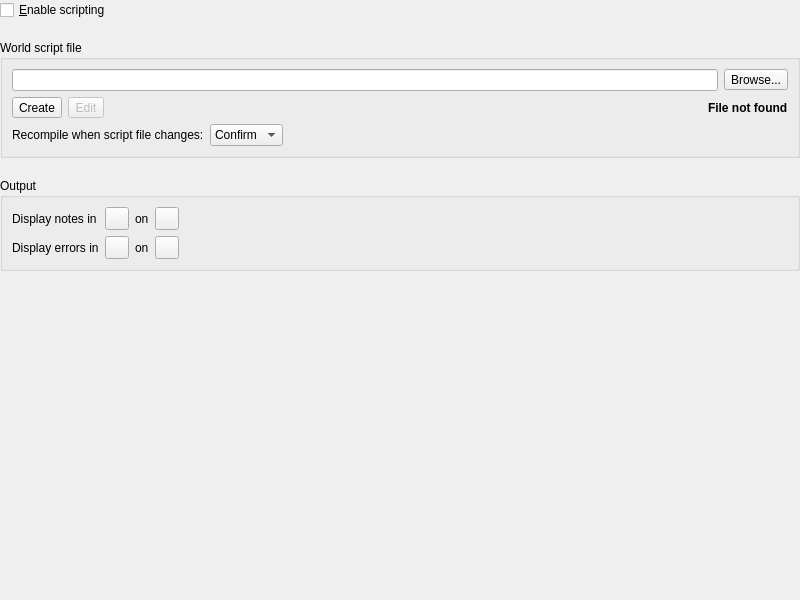
<?xml version="1.0" encoding="UTF-8"?>
<ui version="4.0">
 <class>PrefsScripts</class>
 <widget class="QWidget" name="PrefsScripts">
  <property name="geometry">
   <rect>
    <x>0</x>
    <y>0</y>
    <width>800</width>
    <height>600</height>
   </rect>
  </property>
  <property name="windowTitle">
   <string>Scripts</string>
  </property>
  <layout class="QVBoxLayout" name="verticalLayout">
   <property name="spacing">
    <number>20</number>
   </property>
   <property name="leftMargin">
    <number>0</number>
   </property>
   <property name="topMargin">
    <number>0</number>
   </property>
   <property name="rightMargin">
    <number>0</number>
   </property>
   <property name="bottomMargin">
    <number>0</number>
   </property>
   <item>
    <widget class="QCheckBox" name="EnableScripts">
     <property name="text">
      <string>&amp;Enable scripting</string>
     </property>
    </widget>
   </item>
   <item>
    <widget class="QGroupBox" name="_world_script">
     <property name="sizePolicy">
      <sizepolicy hsizetype="Expanding" vsizetype="Preferred">
       <horstretch>0</horstretch>
       <verstretch>0</verstretch>
      </sizepolicy>
     </property>
     <property name="title">
      <string>World script file</string>
     </property>
     <layout class="QVBoxLayout" name="verticalLayout_2">
      <item>
       <layout class="QHBoxLayout" name="horizontalLayout">
        <item>
         <widget class="QLineEdit" name="WorldScript">
          <property name="clearButtonEnabled">
           <bool>true</bool>
          </property>
         </widget>
        </item>
        <item>
         <widget class="QToolButton" name="WorldScript_browse">
          <property name="text">
           <string>Browse...</string>
          </property>
          <property name="icon">
           <iconset theme="document-open"/>
          </property>
         </widget>
        </item>
       </layout>
      </item>
      <item>
       <layout class="QHBoxLayout" name="horizontalLayout_2">
        <item>
         <widget class="QToolButton" name="WorldScript_create">
          <property name="text">
           <string>Create</string>
          </property>
          <property name="icon">
           <iconset theme="QIcon::ThemeIcon::DocumentNew"/>
          </property>
          <property name="toolButtonStyle">
           <enum>Qt::ToolButtonStyle::ToolButtonTextBesideIcon</enum>
          </property>
         </widget>
        </item>
        <item>
         <widget class="QToolButton" name="WorldScript_edit">
          <property name="enabled">
           <bool>false</bool>
          </property>
          <property name="text">
           <string>Edit</string>
          </property>
          <property name="icon">
           <iconset theme="QIcon::ThemeIcon::MailMessageNew"/>
          </property>
          <property name="toolButtonStyle">
           <enum>Qt::ToolButtonStyle::ToolButtonTextBesideIcon</enum>
          </property>
         </widget>
        </item>
        <item>
         <spacer name="horizontalSpacer">
          <property name="orientation">
           <enum>Qt::Orientation::Horizontal</enum>
          </property>
          <property name="sizeHint" stdset="0">
           <size>
            <width>40</width>
            <height>20</height>
           </size>
          </property>
         </spacer>
        </item>
        <item>
         <widget class="QLabel" name="fileNotFound">
          <property name="font">
           <font>
            <bold>true</bold>
           </font>
          </property>
          <property name="visible">
           <bool>false</bool>
          </property>
          <property name="text">
           <string>File not found</string>
          </property>
         </widget>
        </item>
       </layout>
      </item>
      <item>
       <layout class="QHBoxLayout" name="horizontalLayout_3">
        <item>
         <widget class="QLabel" name="ScriptReloadOption_label">
          <property name="text">
           <string>Recompile when script file changes:</string>
          </property>
          <property name="buddy">
           <cstring>ScriptReloadOption</cstring>
          </property>
         </widget>
        </item>
        <item>
         <widget class="QComboBox" name="ScriptReloadOption">
          <property name="sizePolicy">
           <sizepolicy hsizetype="Fixed" vsizetype="Fixed">
            <horstretch>0</horstretch>
            <verstretch>0</verstretch>
           </sizepolicy>
          </property>
          <item>
           <property name="text">
            <string>Confirm</string>
           </property>
          </item>
          <item>
           <property name="text">
            <string>Always</string>
           </property>
          </item>
          <item>
           <property name="text">
            <string>Never</string>
           </property>
          </item>
         </widget>
        </item>
        <item>
         <spacer name="horizontalSpacer_2">
          <property name="orientation">
           <enum>Qt::Orientation::Horizontal</enum>
          </property>
          <property name="sizeHint" stdset="0">
           <size>
            <width>40</width>
            <height>20</height>
           </size>
          </property>
         </spacer>
        </item>
       </layout>
      </item>
     </layout>
    </widget>
   </item>
   <item>
    <widget class="QGroupBox" name="_output">
     <property name="title">
      <string>Output</string>
     </property>
     <layout class="QGridLayout" name="gridLayout">
      <item row="0" column="0">
       <widget class="QLabel" name="NoteTextColour_label">
        <property name="text">
         <string>Display notes in</string>
        </property>
        <property name="buddy">
         <cstring>NoteTextColour</cstring>
        </property>
       </widget>
      </item>
      <item row="0" column="1">
       <widget class="ColorPickerButton" name="NoteTextColour">
        <property name="baseSize">
         <size>
          <width>20</width>
          <height>20</height>
         </size>
        </property>
        <property name="text">
         <string/>
        </property>
       </widget>
      </item>
      <item row="0" column="3">
       <widget class="ColorPickerButton" name="NoteBackgroundColour">
        <property name="baseSize">
         <size>
          <width>20</width>
          <height>20</height>
         </size>
        </property>
        <property name="text">
         <string/>
        </property>
       </widget>
      </item>
      <item row="0" column="2">
       <widget class="QLabel" name="NoteBackgroundColour_label">
        <property name="text">
         <string>on</string>
        </property>
        <property name="buddy">
         <cstring>NoteBackgroundColour</cstring>
        </property>
       </widget>
      </item>
      <item row="0" column="4">
       <spacer name="horizontalSpacer_3">
        <property name="orientation">
         <enum>Qt::Orientation::Horizontal</enum>
        </property>
        <property name="sizeHint" stdset="0">
         <size>
          <width>40</width>
          <height>20</height>
         </size>
        </property>
       </spacer>
      </item>
      <item row="1" column="0">
       <widget class="QLabel" name="ErrorTextColour_label">
        <property name="text">
         <string>Display errors in</string>
        </property>
        <property name="buddy">
         <cstring>ErrorTextColour</cstring>
        </property>
       </widget>
      </item>
      <item row="1" column="1">
       <widget class="ColorPickerButton" name="ErrorTextColour">
        <property name="baseSize">
         <size>
          <width>20</width>
          <height>20</height>
         </size>
        </property>
        <property name="text">
         <string/>
        </property>
       </widget>
      </item>
      <item row="1" column="2">
       <widget class="QLabel" name="ErrorBackgroundColour_label">
        <property name="text">
         <string>on</string>
        </property>
        <property name="buddy">
         <cstring>ErrorBackgroundColour</cstring>
        </property>
       </widget>
      </item>
      <item row="1" column="3">
       <widget class="ColorPickerButton" name="ErrorBackgroundColour">
        <property name="baseSize">
         <size>
          <width>20</width>
          <height>20</height>
         </size>
        </property>
        <property name="text">
         <string/>
        </property>
       </widget>
      </item>
     </layout>
    </widget>
   </item>
   <item>
    <spacer name="verticalSpacer">
     <property name="orientation">
      <enum>Qt::Orientation::Vertical</enum>
     </property>
     <property name="sizeHint" stdset="0">
      <size>
       <width>20</width>
       <height>40</height>
      </size>
     </property>
    </spacer>
   </item>
  </layout>
 </widget>
 <customwidgets>
  <customwidget>
   <class>ColorPickerButton</class>
   <extends>QToolButton</extends>
   <header>colorpickerbutton.h</header>
  </customwidget>
 </customwidgets>
 <resources/>
 <connections/>
</ui>
